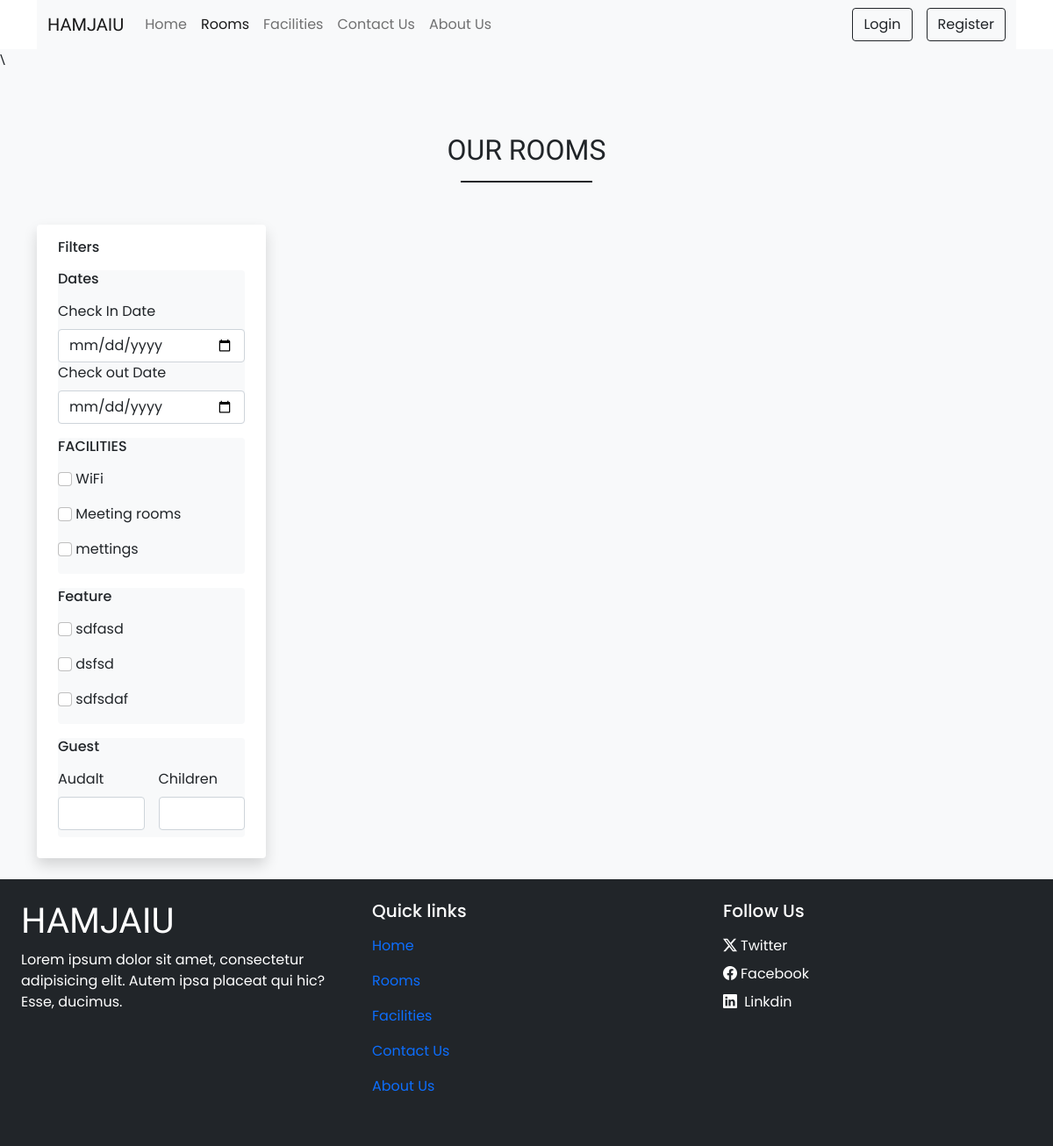
Before: /rooms.php with the older database file.
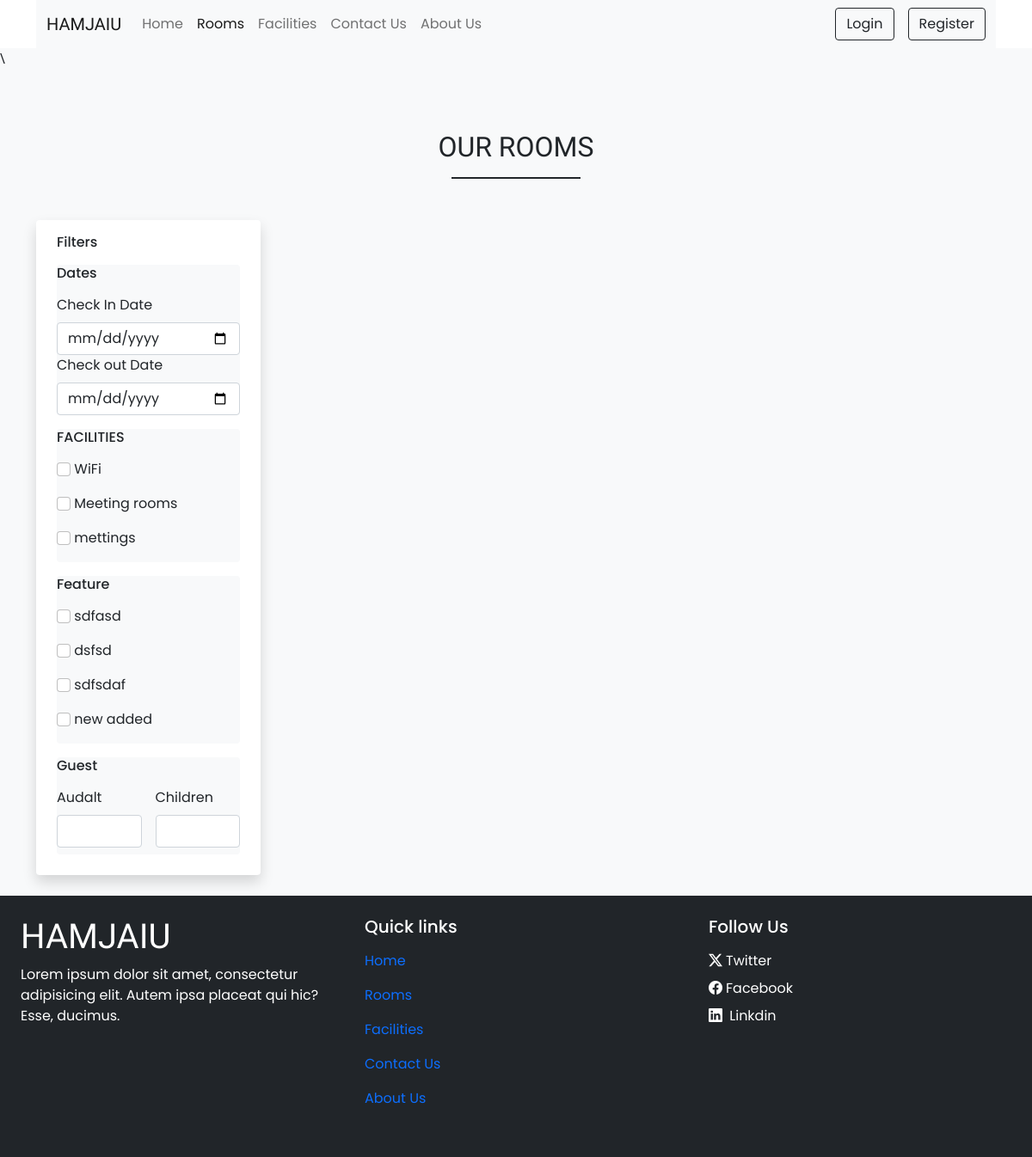
After: the same page with the newer database file.
### tables this page shows
CREATE TABLE `site_title` (
  `sr_no` int(11) NOT NULL,
  `site_name` varchar(150) NOT NULL,
  `site_address` varchar(150) NOT NULL,
  `site_shoutdown` tinyint(1) NOT NULL
);

CREATE TABLE `facilities` (
  `id` int(11) NOT NULL,
  `name` varchar(100) NOT NULL,
  `desc` varchar(150) NOT NULL,
  `icon` varchar(150) NOT NULL
);

CREATE TABLE `feature_facility` (
  `id` int(11) NOT NULL,
  `name` varchar(100) NOT NULL
);

### admin/db/functions.php (called while the page is built, shortened)
<?php
require('connection.php');
function selectAll ($table){
  global $conn;
  $res = mysqli_query($conn,"SELECT * FROM $table");
  return $res;
}
function select($query,$value,$data_type){
    global $conn;
    $stmt = $conn->prepare($query);
    if($stmt){
      mysqli_stmt_bind_param($stmt,$data_type,...$value);
      if(mysqli_stmt_execute($stmt)){
        $res = mysqli_stmt_get_result($stmt);
        return $res;
      }else{
        die("Query Cannot be Executed- select");
        mysqli_stmt_close($stmt);
      }
    }else{
        echo "error";
        mysqli_stmt_close();
    }
}
?>

### rooms.php (the view, shortened to what this page needs)
<!DOCTYPE html>
<html lang="en">
<head>
  <?php require ("./inc/links.php") ?>
</head>
<body class="bg-light">
  <div class="container-fluid bg-white">
    <div class="container">
      <?php require ("./components/header.php") ?>
  </div>\
  <?php
$default_check_in = "";
$default_check_out = "";
$default_children = "";
$default_adults = "";
?>
  <div class="my-5 px-4">
    <h2 class="mt-4 mb-1 pt-4 text-center font-bold merinda">OUR ROOMS</h2>
    <div class="h-line bg-dark mb-5"></div>
  </div>
  <div class="container">
    <div class="row">
      <div class="col-lg-3  " id="filter_section">
        <nav class="navbar navbar-expand-lg navbar-light bg-white rounded shadow">
          <div class="container d-flex flex-lg-column align-items-stretch">
            <h6 class="mt-2 ">Filters</h6>
            <div class="collapse navbar-collapse flex-lg-column mt-2 align-items-stretch " id="rooms_filter">
              <div class=" bg-light rounded mb-3">
                <h6 class="mb-3 d-flex justify-content-between">Dates
                </h6>
                <div class="">
                  <label for="checkin_date" class="form-label">Check In Date
                  </label>
                  <input type="date" onchange="check_room_aval()" value="<?php echo $default_check_in; ?>" name="checkin_date" class="form-control shadow-none" id="checkin_date" />
                </div>
                <div class="">
                  <label for="checkout_date" class="form-label">Check out Date
                  </label>
                  <input type="date" class="form-control shadow-none" id="checkout_date" name="checkout_date" value="<?php echo $default_check_out; ?>"  onchange="check_room_aval()" />
                </div>
              </div>
              <div class=" bg-light rounded mb-3">
                <h6 class="mb-3 d-flex justify-content-between">
                  FACILITIES
                </h6>
            <?php
            $facility_query = selectAll('facilities');
            $facility_output  ="";
            while($row = mysqli_fetch_assoc($facility_query)){
              $facility_output .= " <div class='mb-2'>
              <input name='facilitys' value='$row[id]' onclick='filter_facility()' type='checkbox' class='form-check-input shadow-none' id='$row[id]' />
              <label for='$row[id]'  class='form-label'>
              $row[name]
              </label>
            </div>";
            }
            echo $facility_output;
            ?>
              </div>
              <div class=" bg-light rounded mb-3">
                <h6 class="mb-3 d-flex justify-content-between">
                  Feature
                </h6>
                <?php
            $featuer_query = selectAll('feature_facility');
            $feature_output  ="";
            while($row = mysqli_fetch_assoc($featuer_query)){
              $feature_output .= " <div class='mb-2'>
              <input type='checkbox' name='feature' value='$row[id]' onclick='check_features()' class='form-check-input shadow-none' id='$row[id]' />
              <label for='$row[id]' class='form-label'>
              $row[name]
              </label>
            </div>";
            }
            echo $feature_output;
            ?>
              </div>
              <div class=" bg-light rounded mb-3">
              <h6 class="mb-3 d-flex justify-content-between">
                  Guest
                </h6>
                <div class="mb-2 d-flex ">
                  <div class="guest me-3">
                    <label for="audalt" class="form-label">
                      Audalt
                    </label>
                    <input min="1" value="<?php echo $default_adults; ?>"  type="number" oninput="guest_filter()" class="form-control shadow-none" id="audalt" />
                  </div>
                  <div class="guest">
                    <label for="children" class="form-label">
                      Children
                    </label>
                    <input value="<?php echo $default_children; ?>"  min="1" type="number"  oninput="guest_filter()"class="form-control shadow-none" id="children" />
                  </div>
                </div>
              </div>
            </div>
          </div>
        </nav>
      </div>
      <div class="col-lg-9 col-md-12 " id="room_data">
      </div>
    </div>
  </div>
  <?php require ("components/footer.php"); ?>
</body>
</html>

### inc/links.php (shortened to what this page needs)
<link href="https://cdn.jsdelivr.net/npm/bootstrap@5.0.2/dist/css/bootstrap.min.css" rel="stylesheet">
<link rel="stylesheet" href="https://cdn.jsdelivr.net/npm/bootstrap-icons@1.11.3/font/bootstrap-icons.min.css">
<link rel="stylesheet" href="./css/style.css">

### components/header.php (shortened to what this page needs)
<?php
$contact_data = "SELECT * FROM `site_title` WHERE sr_no =?";
$val =[1];
$data = select($contact_data,$val,'i');
$site_title = mysqli_fetch_assoc($data);
?>
<header>
    <nav id="navbers" class="navbar navbar-expand-lg navbar-light bg-light">
        <div class="container-fluid">
            <a class="navbar-brand merinda" href="index.php"><?php echo $site_title['site_name'] ?></a>
            <div class="collapse navbar-collapse" id="navbarSupportedContent">
                <ul class="navbar-nav me-auto mb-2 mb-lg-0">
                    <li class="nav-item">
                        <a class="nav-link " aria-current="page" href="index.php">Home</a>
                    </li>
                    <li class="nav-item">
                        <a class="nav-link" href="rooms.php">Rooms</a>
                    </li>
                    <li class="nav-item">
                        <a class="nav-link " href="facilities.php">Facilities</a>
                    </li>
                    <li class="nav-item">
                        <a class="nav-link " href="contact-us.php">Contact Us</a>
                    </li>
                    <li class="nav-item">
                        <a class="nav-link " href="about.php"> About Us</a>
                    </li>
                </ul>
                <div class="d-flex">
                    <button type="button" class="btn btn-outline-dark shadow-none me-lg-3 me-2" data-bs-toggle="modal"
                        data-bs-target="#loginModal">
                        Login
                    </button>
                    <button type="button" class="btn btn-outline-dark shadow-none " data-bs-toggle="modal"
                        data-bs-target="#registerModal">
                        Register
                    </button>
                </div>
            </div>
        </div>
    </nav>
    </div>
    </div>

### components/footer.php (shortened to what this page needs)
<div class="container-fluid mt-4">
      <div class="row bg-dark">
        <div class="col-lg-4 col mb-4 text-white p-4">
          <h1 class="merinda">HAMJAIU</h1>
          <p>Lorem ipsum dolor sit amet, consectetur adipisicing elit. Autem ipsa placeat qui hic? Esse, ducimus.</p>
        </div>
        <div class="col-lg-4 col mb-4 text-white p-4">
          <h5 class="">Quick links</h5>
          <ul class="navbar-nav me-auto mb-2 mb-lg-0">
            <li class="nav-item">
                <a class="nav-link active" aria-current="page" href="#">Home</a>
            </li>
            <li class="nav-item">
                <a class="nav-link" href="#">Rooms</a>
            </li>
            <li class="nav-item">
                <a class="nav-link " href="#">Facilities</a>
            </li>
            <li class="nav-item">
                <a class="nav-link " href="#">Contact Us</a>
            </li>
            <li class="nav-item">
                <a class="nav-link " href="#"> About Us</a>
            </li>
        </ul>
        </div>
        <div class="col-lg-4 col mb-4 text-white p-4">
          <h5>Follow Us</h5>
          <a
            class="d-inline-block text-decoration-none text-white mt-2"
            href="tel:+01626699"
          >
            <i class="bi bi-twitter-x pe-1"></i>Twitter
          </a><br>
          <a
            class="d-inline-block text-decoration-none text-white mt-2"
            href="tel:+01626699"
          >
            <i class="bi bi-facebook pe-1"></i>Facebook
          </a><br>
          <a
            class="d-inline-block text-decoration-none text-white mt-2"
            href="tel:+01626699"
          >
          <i class="bi bi-linkedin pe-1"></i> Linkdin</a
          >
        </div>
      </div>
    </div>

### css/style.css (style rules this page uses)
* { font-family: "Poppins", sans-serif; }
.merinda { font-family: "Merienda", cursive; }
.h-line { width: 150px; margin: 16PX auto auto; height: 2px; }

Changed rows visible on the page:
added feature_facility: name "new added"
